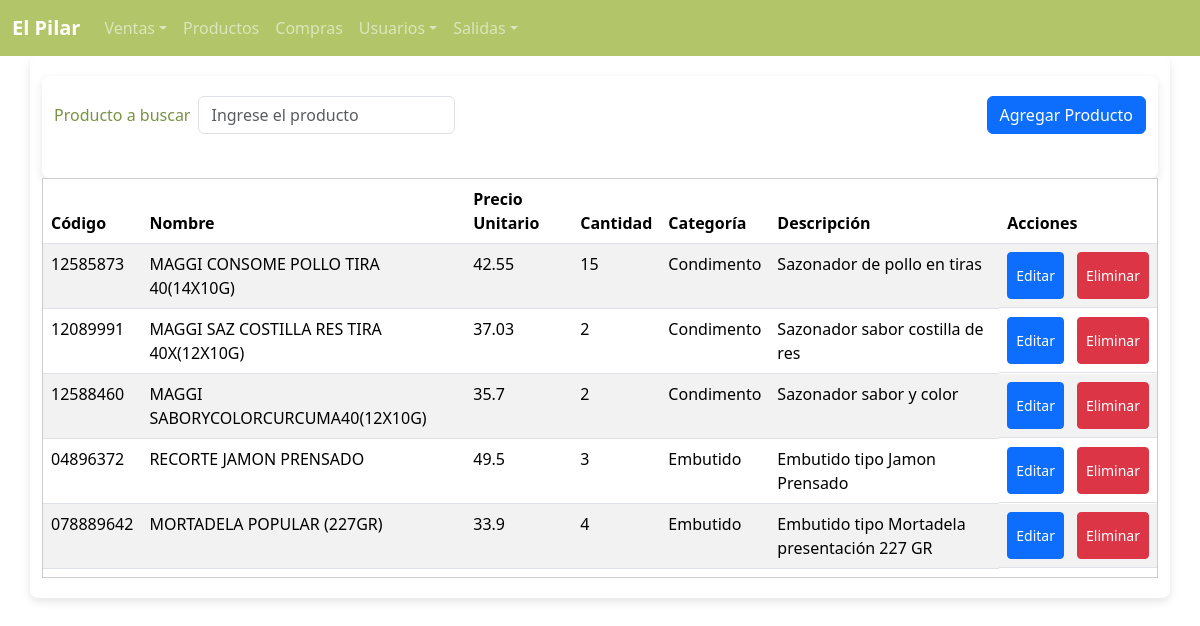
Before: /productos with the older database file.
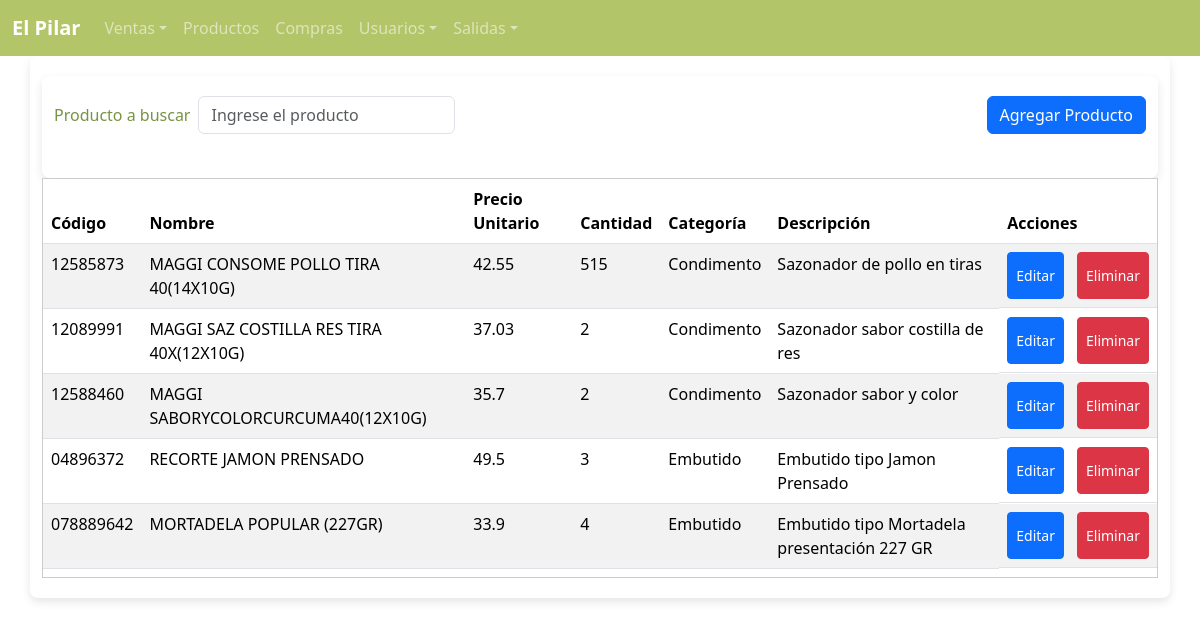
After: the same page with the newer database file.
### tables this page shows
CREATE TABLE Producto (
    codigo VARCHAR(20) PRIMARY KEY NOT NULL,
    nombre VARCHAR(50) NOT NULL,
    precio_unitario DECIMAL(10,2) DEFAULT 0,
    cantidad INT DEFAULT 0,
    categoria VARCHAR(30),
    descripcion VARCHAR(80)
);

### app.py (the view)
@app.route('/productos')
def productos():
    try:
        query = text("SELECT * FROM Producto")
        result = db.execute(query)
        productos = result.fetchall()
        return render_template('productos.html', productos=productos)
    except Exception as e:
        traceback.print_exc()
    return render_template('productos.html')

### templates/productos.html (shortened to what this page needs)
{% extends "layout.html" %}
{% block content %}
<main class="container">
    <div class="container">
      <div class="d-flex justify-content-between align-items-center mb-4">
          <form class="row g-2 align-items-center">
              <div class="col-auto">
                <label for="inputProduct" class="form-label mb-0">Producto a buscar</label>
              </div>
              <div class="col-auto">
                <input type="text" class="form-control" id="inputProduct" placeholder="Ingrese el producto">
              </div>
          </form>
          <div class="d-flex justify-content-between align-items-center">
              <button type="button" class="btn btn-primary" id="btnAgregarProducto">
                  Agregar Producto
              </button>
          </div>
      </div>
    </div>
    <div class="table-container" id="tabla-productos" style="max-height: 400px; overflow-y: auto; border: 1px solid #ccc;">
      <table class="table table-striped table-hover">
          <thead>
              <tr>
                  <th scope="col">Código</th>
                  <th scope="col">Nombre</th>
                  <th scope="col">Precio Unitario</th>
                  <th scope="col">Cantidad</th>
                  <th scope="col">Categoría</th>
                  <th scope="col">Descripción</th>
                  <th scope="col">Acciones</th>
              </tr>
          </thead>
          <tbody>
              {% for producto in productos %}
              <tr class="articulo">
                  <td>{{ producto.codigo }}</td>
                  <td>{{ producto.nombre }}</td>
                  <td>{{ producto.precio_unitario }}</td>
                  <td>{{ producto.cantidad }}</td>
                  <td>{{ producto.categoria }}</td>
                  <td>{{ producto.descripcion }}</td>
                  <td class="d-flex text-center" style="gap: 5px;">
                    <button class="btn btn-sm btn-primary me-2 btn-editar" id="btn-editar"
                        data-codigo="{{ producto.codigo }}"
                        data-nombre="{{ producto.nombre }}"
                        data-precio="{{ producto.precio_unitario }}"
                        data-cantidad="{{ producto.cantidad }}"
                        data-categoria="{{ producto.categoria }}"
                        data-descripcion="{{ producto.descripcion }}">
                         Editar
                    </button>
                      <button class="btn btn-sm btn-danger" id="btn-eliminar" data-producto-id="{{ producto.codigo }}">
                           Eliminar
                      </button>
                  </td>
              </tr>
              {% endfor %}
          </tbody>
      </table>
    </div>
</main>
{% endblock %}

### templates/layout.html (shortened to what this page needs)
<!DOCTYPE html>
<html lang="en">
<head>
    <link rel="stylesheet" href="{{ url_for('static', filename='style.css') }}">
    <link rel='stylesheet' href='https://cdn-uicons.flaticon.com/2.6.0/uicons-regular-rounded/css/uicons-regular-rounded.css'>
    <link href="https://cdn.jsdelivr.net/npm/bootstrap@5.3.2/dist/css/bootstrap.min.css" rel="stylesheet">
</head>
<body>
  <header>
    <nav class="navbar navbar-expand-lg navbar-dark bg-primary" id="navbar">
      <div class="container-fluid">
        <a class="navbar-brand" href="{{ url_for('index') }}"><strong>El Pilar</strong></a>
        <div class="collapse navbar-collapse" id="main_nav">
          <ul class="navbar-nav">
            <li class="nav-item dropdown" id="myDropdown">
              <a class="nav-link dropdown-toggle" href="#" data-bs-toggle="dropdown">Ventas</a>
            </li>
            <li class="nav-item">
              <a class="nav-link" href="{{ url_for('productos') }}">Productos</a>
            </li>
            <li class="nav-item">
              <a class="nav-link" href="{{ url_for('compras') }}">Compras</a>
            </li>
            <li class="nav-item dropdown">
              <a class="nav-link dropdown-toggle" href="#" data-bs-toggle="dropdown">Usuarios</a>
            </li>
            <li class="nav-item dropdown" id="myDropdown">
              <a class="nav-link dropdown-toggle" href="#" data-bs-toggle="dropdown">Salidas</a>
            </li>
          </ul>
        </div>
      </div>
    </nav>
  </header>
  {% block content %}
  {% endblock %}
</body>
</html>

### static/style.css (style rules this page uses)
.btn { background-color: #789342; border-color: #fff; }
.navbar.bg-primary { background-color: #B2C568 !important; color: white; }
body { background-color: #ECC199; }
.container { background-color: white; padding: 20px; border-radius: 8px; box-shadow: 0px 4px 10px rgba(0, 0, 0, 0.1); }
.form-label { color: #789342; }
.table { color: #548D95; }
.table thead { background-color: #B2C568; color: white; }
.articulo > td { height: 4rem; }

Changed rows visible on the page:
changed Producto "MAGGI CONSOME POLLO TIRA 40(14X10G)": cantidad "15" → "515"
